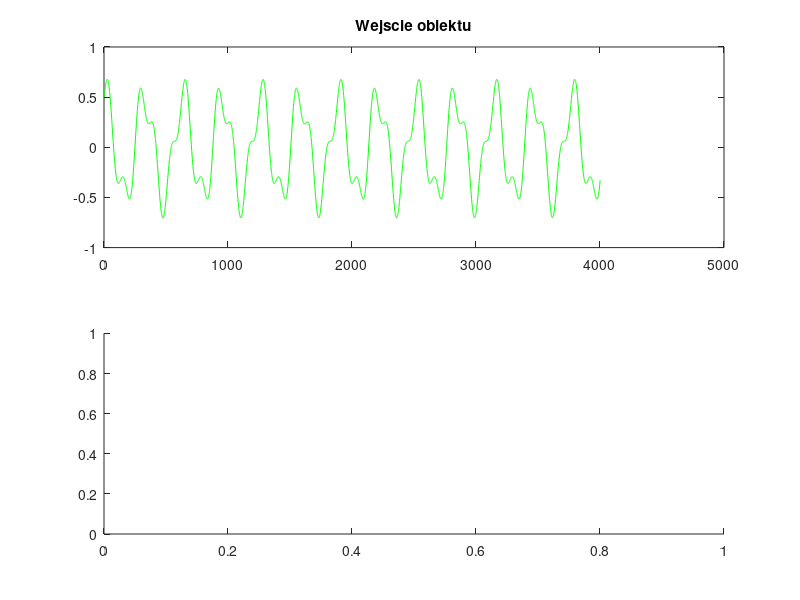

The MATLAB source for this figure: (Note: this script raises an error after producing the figure.)
%% pierwsza instrukcja byla w miare ta tez sie wydaje w miare, zobaczymy dalej co bedzie xd
close all; clear; clc;
load IdentWsadowaDyn.mat
% zaklucenie biale
u_biale = DaneDynW(:,1); % +zakłócenie biale
y_biale = DaneDynW(:,2); % to tak jak wyżej

u_color = DaneDynC(:,1); % +zakłócenie kolorowe
y_color = DaneDynC(:,2); % to tak jak wyżej

N=4001; Tp=0.01; t=0:Tp:(N-1)*Tp;
step=1;
dp=4;

figure(1)
subplot(2,1,1)
plot(u_biale, 'green')
title("Wejscie obiektu")
subplot(2,1,2)
plot(y_biale, color="#4DBEEE")
title("Wyjscie obiektu+zakłócenie biale")

figure(2)
subplot(2,1,1)
plot(u_color, 'green')
title("Wejscie obiektu")
subplot(2,1,2)
plot(y_color, color="#4DBEEE")
title("Wyjscie obiektu+zakłócenie color")

% tutaj nizej dziela sie te dane na podzbiory po 2000 i 2001 probek
u_bialeEst = u_biale(1:2000);
u_bialeWer = u_biale(2001:4000);

y_bialeEst = y_biale(1:2000);
y_bialeWer = y_biale(2001:4000);

u_colorEst = u_color(1:2000);
u_colorWer = u_color(2001:4000);

y_colorEst = y_color(1:2000);
y_colorWer = y_color(2001:4000);

phi_biale = [];
for i=2:1:length(y_bialeEst)
    phi_biale(i,:)=[y_bialeEst(i-1) u_bialeEst(i-1)];
end
%phi_biale = phi_biale';

phi_color = [];
for i=2:1:length(y_colorEst)
    phi_color(i,:)=[y_colorEst(i-1) u_colorEst(i-1)];
end
%phi_color = phi_color';


PN_LS_biale=pinv(phi_biale)*y_bialeEst;
p_biale=PN_LS_biale;
kp_biale = p_biale(2)/(1-p_biale(1)); % tutaj to dzielenie przez to 1-p_biale dalem
% bo inaczej wynik estymacji trzeba bylo losowo x50 dac xd (linijka 79)
T_biale = -Tp/log(p_biale(1)); % z tym minusem to niewiem ale dalem zeby czas ujemny nie byl

PN_LS_color=pinv(phi_color)*y_colorEst;
p_color=PN_LS_color;
kp_color = p_color(2)/(1-p_color(1)); % tutaj to dzielenie przez to 1-p_color dalem
% bo inaczej wynik estymacji trzeba bylo losowo x50 dac xd(linijka 81)
T_color = -Tp/log(p_color(1)); % to samo co kilka linijek wyzej

y_pred_color(1)=0;
y_pred_biale(1)=0;
for i=2:step:length(y_bialeWer)
    y_pred_biale(i)=[y_bialeWer(i-1) u_bialeWer(i-1)]*p_biale;
    y_pred_color(i)=[y_colorWer(i-1) u_colorWer(i-1)]*p_color;
end

% tutaj podobno lsimem trzeba wygenerowac pozostale przebiegi
z = tf('z', Tp);
G_est_biale = (kp_biale*(1-exp(-Tp/T_biale)))/(z-exp(-Tp/T_biale)) ;
y_est_biale = lsim(G_est_biale, u_bialeWer); % albo to trzeba pomnozyc razy 50 albo zostawic jak jest 59 linijke xd
G_est_color = (kp_color*(1-exp(-Tp/T_color)))/(z-exp(-Tp/T_color));
y_est_color_wer = lsim(G_est_color, u_colorWer); % albo to trzeba pomnozyc razy 50 albo zostawic jak jest 65 linijke xd
y_est_color_est = lsim(G_est_color, u_colorEst);
% tutaj nizej liczy sie w praktyce niedostepna! odpowiedz systemu xd
s = tf('s');
k0 = 2;
T0 = 0.5;
G_o = k0/(1+s*T0);
t_wer = 0:Tp:(length(y_bialeWer)-1)*Tp;
y_niezakl = lsim(G_o, u_bialeWer, t_wer);
% tutaj konczy sie liczyc w praktyce niedostepna! odpowiedz systemu xd

figure(3)
plot(y_bialeWer, color="#000000")
title("+ Zakłócenie biale Zb.Wer Metoda LS")
hold on
plot(y_niezakl, color="#006BB6")
hold on
plot(y_pred_biale, color="#BEC0C2")
hold on
plot(y_est_biale, color="#F58426")
hold on
legend("Dane pomiarowe", "Niezakłócona odpowiedz(niedostępna!)" ,"Predyktor Jednokrokowy", "Identyfikacja", location="best")

figure(4)
plot(y_colorWer, color="#000000")
title("+ Zakłócenie korolowe Zb.Wer Metoda LS")
hold on
plot(y_niezakl, color="#006BB6")
hold on
plot(y_pred_color, color="#BEC0C2")
hold on
plot(y_est_color_wer, color="#F58426")
legend("Dane pomiarowe", "Niezakłócona odpowiedz(niedostępna!)" ,"Predyktor Jednokrokowy", "Identyfikacja", location="best")

% Ocena identyfikacji tutaj liczy sie
Nv=length(y_bialeWer);
Vp_biale=1/Nv*sum((y_bialeWer'-y_pred_biale).^2);
Vm_biale=1/Nv*sum((y_niezakl-y_est_biale).^2);
Nv=length(y_colorWer);
Vp_color=1/Nv*sum((y_colorWer'-y_pred_color).^2);
Vm_color=1/Nv*sum((y_niezakl-y_est_color_wer).^2);

% przedzial ufnosci nizej sie liczy, dokladnie tak samo jak w pierwszych
% na zajeciach wczesniej, wiec powinno byc git
cov0=Vm_biale^2*(phi_biale'*phi_biale)^-1;
for i=1:2
    ans_d(i)=PN_LS_biale(i)-1.96*sqrt(cov0(i,i));
    ans_g(i)=PN_LS_biale(i)+1.96*sqrt(cov0(i,i));
end
przedzial_biale_1=[ans_d(1) ans_g(1)];
przedzial_biale_2=[ans_d(2) ans_g(2)];


%% druga czesc tu bedzie a moze juz jest (chodzi o ta 2.2)
% dobra kiedys nalezy to dokonczyc
for i=2:1:length(y_est_color_est)
    Z(i,:)=[y_est_color_est(i-1) u_colorEst(i-1)]; % to jest to Z z instrukcji
end
PN_IV_color=(Z'*phi_color)^(-1)*Z'*y_colorEst;
p_color_ulepszone=PN_IV_color; % ulepszone bo liczone ponownie druga metoda;
kp_color_ulepszone = p_color_ulepszone(2)/(1-p_color_ulepszone(1)); % tutaj to dzielenie przez to 1-p_color dalem
% bo inaczej wynik estymacji trzeba bylo losowo x50 dac xd(linijka 81)
T_color_ulepszone = -Tp/log(p_color_ulepszone(1)); % to samo co kilka linijek wyzej

G_est_color_ulepszone = (kp_color_ulepszone*(1-exp(-Tp/T_color_ulepszone)))/(z-exp(-Tp/T_color_ulepszone));
y_est_color_ulepszone = lsim(G_est_color_ulepszone, u_colorWer); % albo to trzeba pomnozyc razy 50 albo zostawic jak jest 65 linijke xd
% to nizej co jest y_m napisala na tablicy nie dokonca wiem co to jest ale
% napisala jak sie liczy i przejebalem to
y_m = [];
y_m(1) = 0;
y_nn1(1) = 0;
for n=2:length(u_colorWer)
    y_m(n) = G_est_color_ulepszone.Numerator{1,1}(end)*u_colorWer(n-1)+exp(-Tp/T_color_ulepszone)*y_m(n-1);
    y_nn1(n) = G_est_color_ulepszone.Numerator{1,1}(end)*u_colorWer(n-1)+exp(-Tp/T_color_ulepszone)*y_colorWer(n-1);
end

figure(5)
plot(y_colorWer, color="#000000")
title("+ Zakłócenie korolowe Zb.Wer metoda IV")
hold on
plot(y_est_color_ulepszone, color="#F58426")
plot(y_m, LineStyle="--", color="#BEC0C2")
plot(y_nn1, color="#006BB6")
legend("Dane pomiarowe", "Identyfikacja", "y_m", "y_n/n-1", location="best")
